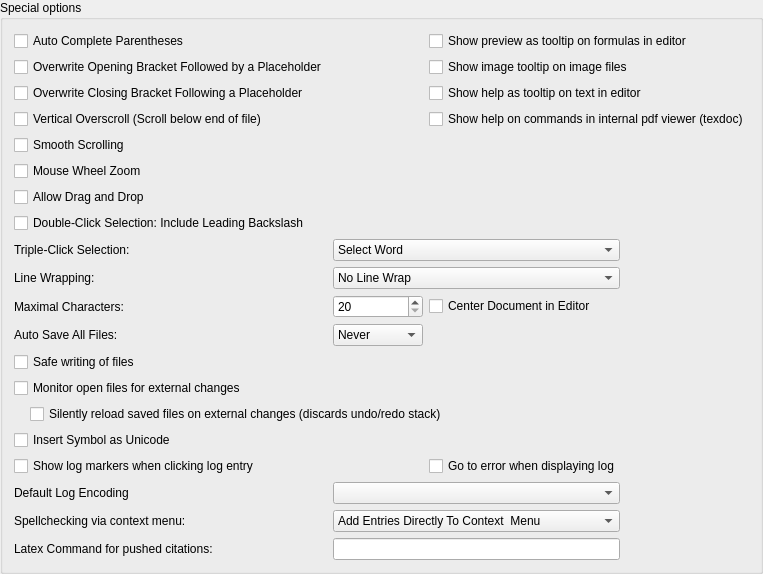
                <widget class="QGroupBox" name="groupBox_11">
                 <property name="title">
                  <string>Special options</string>
                 </property>
                 <property name="checkable">
                  <bool>false</bool>
                 </property>
                 <layout class="QGridLayout" columnstretch="0,1,1,1">
                  <item row="16" column="0" colspan="2">
                   <widget class="QCheckBox" name="checkBoxUseQSaveWrite">
                    <property name="toolTip">
                     <string>&lt;html&gt;&lt;head/&gt;&lt;body&gt;&lt;p&gt;This uses QSaveFile to prevent losing existing data if the writing operation fails. As a drawback, the current user becomes the owner of the file and extended file attributes are lost. Also, there appear to be problems of this method with dropbox folders.&lt;/p&gt;&lt;/body&gt;&lt;/html&gt;</string>
                    </property>
                    <property name="text">
                     <string>Safe writing of files</string>
                    </property>
                   </widget>
                  </item>
                  <item row="3" column="2" colspan="2">
                   <widget class="QCheckBox" name="checkBoxToolTipPreview">
                    <property name="text">
                     <string>Show preview as tooltip on formulas in editor</string>
                    </property>
                   </widget>
                  </item>
                  <item row="4" column="2" colspan="2">
                   <widget class="QCheckBox" name="checkBoxImageToolTip">
                    <property name="text">
                     <string>Show image tooltip on image files</string>
                    </property>
                   </widget>
                  </item>
                  <item row="7" column="0" colspan="2">
                   <widget class="QCheckBox" name="checkBoxSmoothScrolling">
                    <property name="text">
                     <string>Smooth Scrolling</string>
                    </property>
                   </widget>
                  </item>
                  <item row="21" column="0">
                   <widget class="QCheckBox" name="checkBoxShowLogMarkersWhenClickingLogEntry">
                    <property name="text">
                     <string>Show log markers when clicking log entry</string>
                    </property>
                   </widget>
                  </item>
                  <item row="4" column="0">
                   <widget class="QCheckBox" name="checkOverwriteOpeningBracketFollowedByPlaceholder">
                    <property name="text">
                     <string>Overwrite Opening Bracket Followed by a Placeholder</string>
                    </property>
                   </widget>
                  </item>
                  <item row="18" column="0" colspan="3">
                   <layout class="QVBoxLayout" name="verticalLayout_12">
                    <property name="leftMargin">
                     <number>16</number>
                    </property>
                    <item>
                     <widget class="QCheckBox" name="checkBoxSilentReload">
                      <property name="text">
                       <string>Silently reload saved files on external changes (discards undo/redo stack)</string>
                      </property>
                     </widget>
                    </item>
                   </layout>
                  </item>
                  <item row="17" column="0" colspan="2">
                   <widget class="QCheckBox" name="checkBoxMonitorFilesForExternalChanges">
                    <property name="text">
                     <string>Monitor open files for external changes</string>
                    </property>
                   </widget>
                  </item>
                  <item row="25" column="0">
                   <widget class="QLabel" name="label_85">
                    <property name="toolTip">
                     <string>&lt;html&gt;&lt;head/&gt;&lt;body&gt;&lt;p&gt;External programs (such as Zotero) can push citations into texstudio by calling: &lt;span style=&quot; font-family:'monospace';&quot;&gt;texstudio --insert-cite &amp;quot;citation&amp;quot;&lt;/span&gt;.&lt;/p&gt;&lt;p&gt;If the cursor is not already within an citation command, the &amp;quot;command&amp;quot; given here is used as \cite-command.&lt;/p&gt;&lt;/body&gt;&lt;/html&gt;</string>
                    </property>
                    <property name="text">
                     <string>Latex Command for pushed citations:</string>
                    </property>
                   </widget>
                  </item>
                  <item row="24" column="1" colspan="2">
                   <widget class="QComboBox" name="comboBoxContextMenuSpellcheckingEntryLocation">
                    <item>
                     <property name="text">
                      <string>Add Entries Directly To Context  Menu</string>
                     </property>
                    </item>
                    <item>
                     <property name="text">
                      <string>Create Dedicated Submenu</string>
                     </property>
                    </item>
                   </widget>
                  </item>
                  <item row="15" column="1">
                   <widget class="QComboBox" name="comboBoxAutoSave">
                    <item>
                     <property name="text">
                      <string>Never</string>
                     </property>
                    </item>
                    <item>
                     <property name="text">
                      <string>1 minute</string>
                     </property>
                    </item>
                    <item>
                     <property name="text">
                      <string>2 minutes</string>
                     </property>
                    </item>
                    <item>
                     <property name="text">
                      <string>5 minutes</string>
                     </property>
                    </item>
                    <item>
                     <property name="text">
                      <string>10 minutes</string>
                     </property>
                    </item>
                    <item>
                     <property name="text">
                      <string>20 minutes</string>
                     </property>
                    </item>
                    <item>
                     <property name="text">
                      <string>60 minutes</string>
                     </property>
                    </item>
                   </widget>
                  </item>
                  <item row="20" column="0">
                   <widget class="QCheckBox" name="checkBoxInsertSymbolAsUCS">
                    <property name="toolTip">
                     <string>When using unicode characters in the source code, LaTeX still has
to render the characters. Since unicode is not natively supported by LaTeX, you have to include appropriate packages for unicode characters in your document.</string>
                    </property>
                    <property name="text">
                     <string>Insert Symbol as Unicode</string>
                    </property>
                   </widget>
                  </item>
                  <item row="12" column="0">
                   <widget class="QLabel" name="label_41">
                    <property name="text">
                     <string>Line Wrapping:</string>
                    </property>
                   </widget>
                  </item>
                  <item row="8" column="0" colspan="2">
                   <widget class="QCheckBox" name="checkBoxMouseWheelZoom">
                    <property name="text">
                     <string>Mouse Wheel Zoom</string>
                    </property>
                   </widget>
                  </item>
                  <item row="13" column="2">
                   <widget class="QCheckBox" name="checkBoxCenterDocumentInEditor">
                    <property name="toolTip">
                     <string>This does only have an effect if the width of the document is limited by soft or hard line wrapping.</string>
                    </property>
                    <property name="text">
                     <string>Center Document in Editor</string>
                    </property>
                   </widget>
                  </item>
                  <item row="25" column="1" colspan="2">
                   <widget class="QLineEdit" name="lineEditCiteCommand"/>
                  </item>
                  <item row="11" column="0">
                   <widget class="QLabel" name="label_82">
                    <property name="text">
                     <string>Triple-Click Selection:</string>
                    </property>
                   </widget>
                  </item>
                  <item row="23" column="1" colspan="2">
                   <widget class="QComboBox" name="comboBoxLogFileEncoding"/>
                  </item>
                  <item row="6" column="2" colspan="2">
                   <widget class="QCheckBox" name="checkBoxTexDocInternal">
                    <property name="text">
                     <string>Show help on commands in internal pdf viewer (texdoc)</string>
                    </property>
                   </widget>
                  </item>
                  <item row="6" column="0" colspan="2">
                   <widget class="QCheckBox" name="checkBoxVerticalOverScroll">
                    <property name="text">
                     <string>Vertical Overscroll (Scroll below end of file)</string>
                    </property>
                   </widget>
                  </item>
                  <item row="11" column="1" colspan="2">
                   <widget class="QComboBox" name="comboBoxTripleClickSelection">
                    <item>
                     <property name="text">
                      <string>Select Word</string>
                     </property>
                    </item>
                    <item>
                     <property name="text">
                      <string>Select Word or Command</string>
                     </property>
                    </item>
                    <item>
                     <property name="text">
                      <string>Select Parentheses Content</string>
                     </property>
                    </item>
                    <item>
                     <property name="text">
                      <string>Select Parentheses</string>
                     </property>
                    </item>
                    <item>
                     <property name="text">
                      <string>Select Line</string>
                     </property>
                    </item>
                   </widget>
                  </item>
                  <item row="13" column="0">
                   <widget class="QLabel" name="label_23">
                    <property name="text">
                     <string>Maximal Characters:</string>
                    </property>
                    <property name="alignment">
                     <set>Qt::AlignLeading|Qt::AlignLeft|Qt::AlignVCenter</set>
                    </property>
                   </widget>
                  </item>
                  <item row="5" column="0">
                   <widget class="QCheckBox" name="checkOverwriteClosingBracketFollowingPlaceholder">
                    <property name="text">
                     <string>Overwrite Closing Bracket Following a Placeholder</string>
                    </property>
                   </widget>
                  </item>
                  <item row="23" column="0">
                   <widget class="QLabel" name="label_80">
                    <property name="text">
                     <string>Default Log Encoding</string>
                    </property>
                   </widget>
                  </item>
                  <item row="15" column="0">
                   <widget class="QLabel" name="label_24">
                    <property name="text">
                     <string>Auto Save All Files:</string>
                    </property>
                    <property name="alignment">
                     <set>Qt::AlignLeading|Qt::AlignLeft|Qt::AlignVCenter</set>
                    </property>
                   </widget>
                  </item>
                  <item row="13" column="1">
                   <widget class="QSpinBox" name="spinBoxWrapLineWidth">
                    <property name="minimum">
                     <number>20</number>
                    </property>
                    <property name="maximum">
                     <number>999</number>
                    </property>
                   </widget>
                  </item>
                  <item row="12" column="1" colspan="2">
                   <widget class="QComboBox" name="comboBoxLineWrap">
                    <item>
                     <property name="text">
                      <string>No Line Wrap</string>
                     </property>
                    </item>
                    <item>
                     <property name="text">
                      <string>Soft Line Wrap at Window Edge</string>
                     </property>
                    </item>
                    <item>
                     <property name="text">
                      <string>Soft Line Wrap after max. Characters</string>
                     </property>
                    </item>
                    <item>
                     <property name="text">
                      <string>Hard Line Wrap after max. Characters</string>
                     </property>
                    </item>
                   </widget>
                  </item>
                  <item row="5" column="2" colspan="2">
                   <widget class="QCheckBox" name="checkBoxToolTipHelp2">
                    <property name="text">
                     <string>Show help as tooltip on text in editor</string>
                    </property>
                   </widget>
                  </item>
                  <item row="21" column="2">
                   <widget class="QCheckBox" name="checkBoxGoToErrorWhenDisplayingLog">
                    <property name="text">
                     <string>Go to error when displaying log</string>
                    </property>
                   </widget>
                  </item>
                  <item row="24" column="0">
                   <widget class="QLabel" name="label_70">
                    <property name="text">
                     <string>Spellchecking via context menu:</string>
                    </property>
                   </widget>
                  </item>
                  <item row="3" column="0">
                   <widget class="QCheckBox" name="checkBoxAutoCompleteParens">
                    <property name="text">
                     <string>Auto Complete Parentheses</string>
                    </property>
                   </widget>
                  </item>
                  <item row="9" column="0" colspan="2">
                   <widget class="QCheckBox" name="checkBoxAllowDragAndDrop">
                    <property name="text">
                     <string>Allow Drag and Drop</string>
                    </property>
                   </widget>
                  </item>
                  <item row="10" column="0" colspan="2">
                   <widget class="QCheckBox" name="checkBoxDoubleClickSelectionIncludeLeadingBackslash">
                    <property name="text">
                     <string>Double-Click Selection: Include Leading Backslash</string>
                    </property>
                   </widget>
                  </item>
                 </layout>
                </widget>
